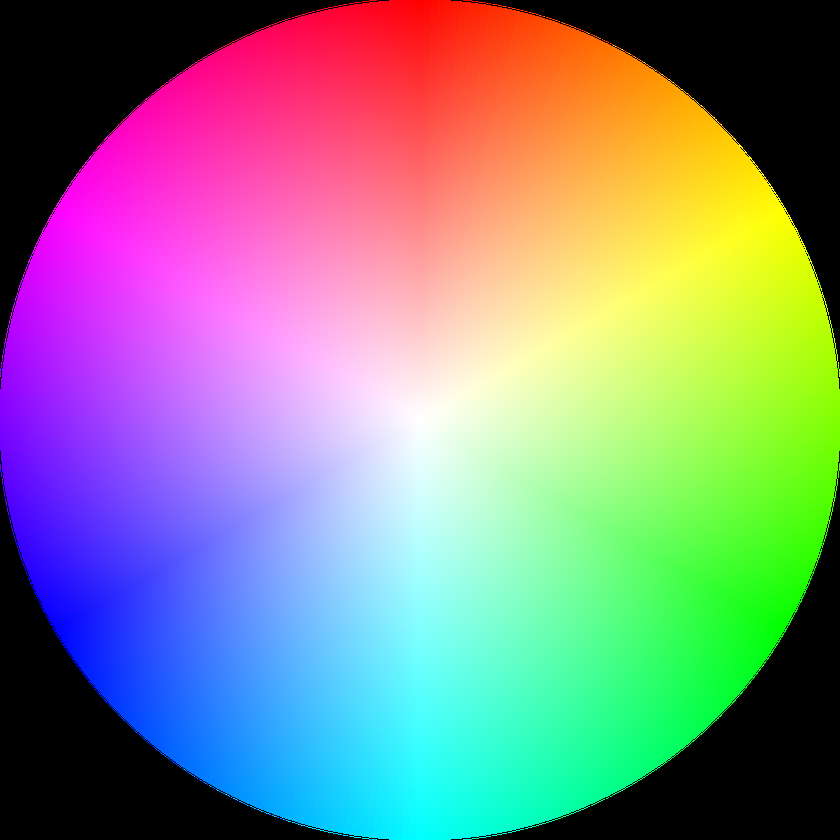
#> input picture assets/circle.png, 840 x 840 px, shrunk from 2048 x 2048 before the run
$ python process.py ../assets/circle.png out.png
#> lines starting #> are read from the running program, lines starting #| are printed output that depends on the picture; after the words box and inside, x2 and y2 are one past the last pixel; in counts of white or black regions, pixels touching at a corner belong together
# python script.py ruta_entrada.png ruta_salida.png --threshold 220

import cv2
import numpy as np
import argparse

def binarize_image(input_path, output_path, th=128):
#> called with input_path = '../assets/circle.png', output_path = 'out.png', th = 128
    image = cv2.imread(input_path, cv2.IMREAD_GRAYSCALE)
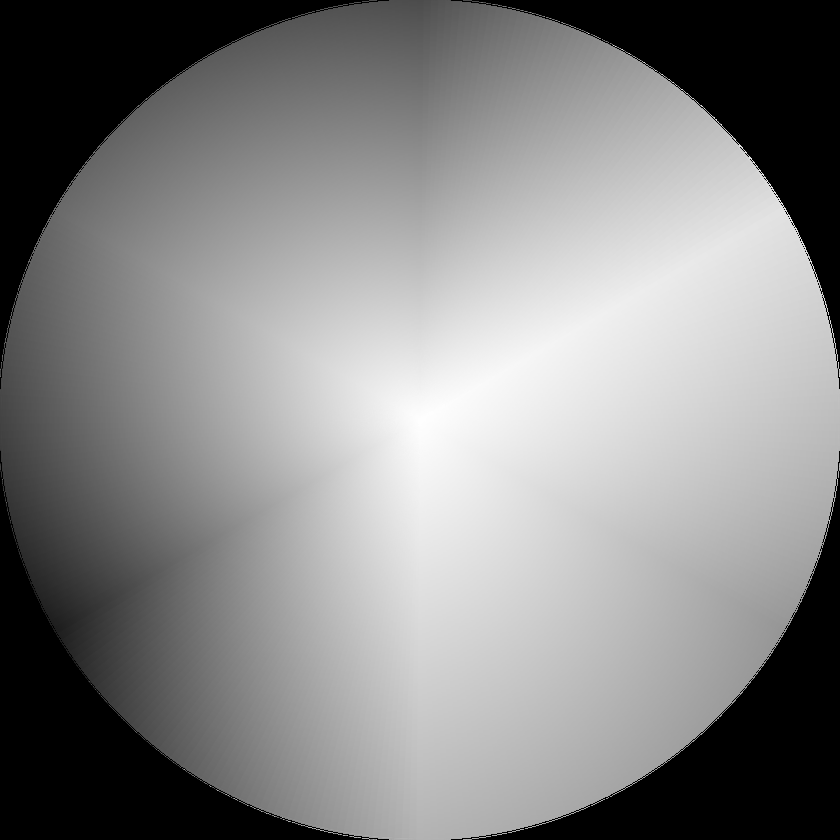
#> image: shape (840, 840); min 0, max 254, mean 133.8

    if image is None:
        print("Error: No se pudo leer la imagen.")
        return

    print("Valores de la imagen original:")
    print(np.array_str(image))
#> (printed output is left out)

    image[image < th] = 0
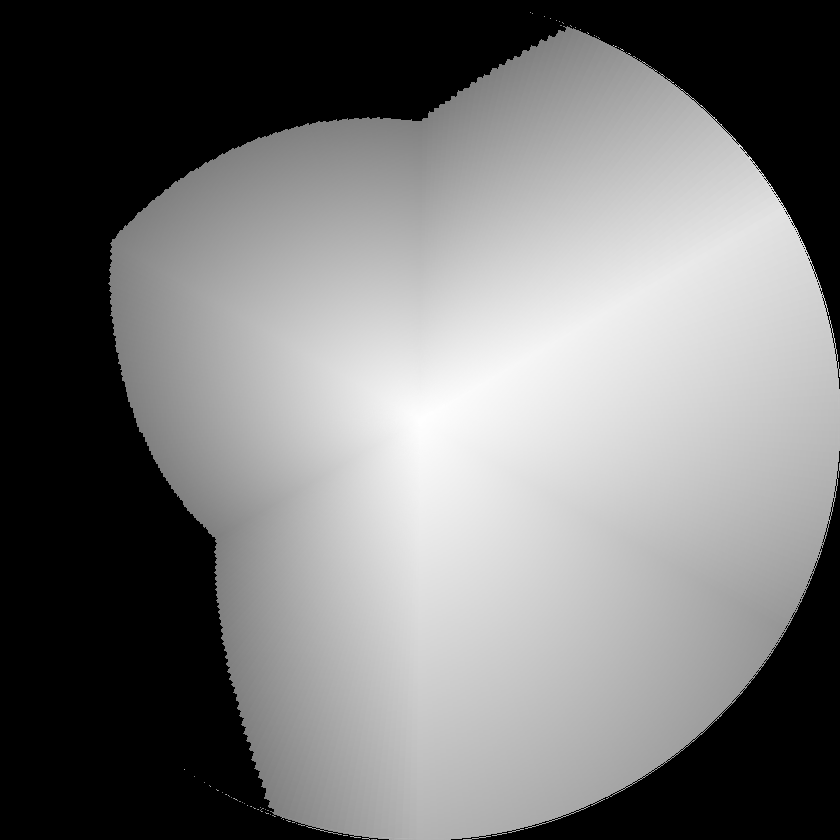
#> image: shape (840, 840); 17.4% of pixels changed, all inside (x1, y1, x2, y2) = (0, 0, 767, 840)
    image[image >= th] = 255
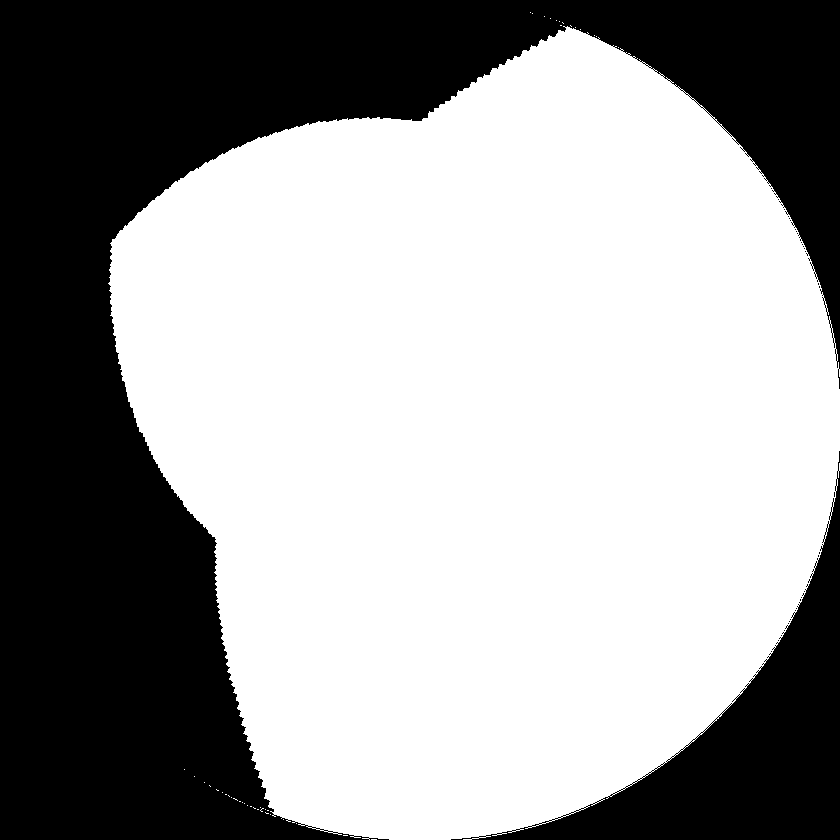
#> image: shape (840, 840); 61.7% white; 33 black regions (31 under 20 px), largest, box (x1, y1, x2, y2) and area: (0, 0, 840, 840) 233502, (451, 451, 840, 840) 36889

    cv2.imwrite(output_path, image)

    print(f"Imagen binarizada guardada en: {output_path}")

if __name__ == "__main__":
    parser = argparse.ArgumentParser(description="Binarizar una imagen en escala de grises.")
    parser.add_argument("input_path", type=str, help="Ruta de la imagen de entrada.")
    parser.add_argument("output_path", type=str, help="Ruta de la imagen de salida.")
    parser.add_argument("--threshold", type=int, default=128, help="Valor de umbralización (por defecto 128).")

    args = parser.parse_args()
    binarize_image(args.input_path, args.output_path, args.threshold)
